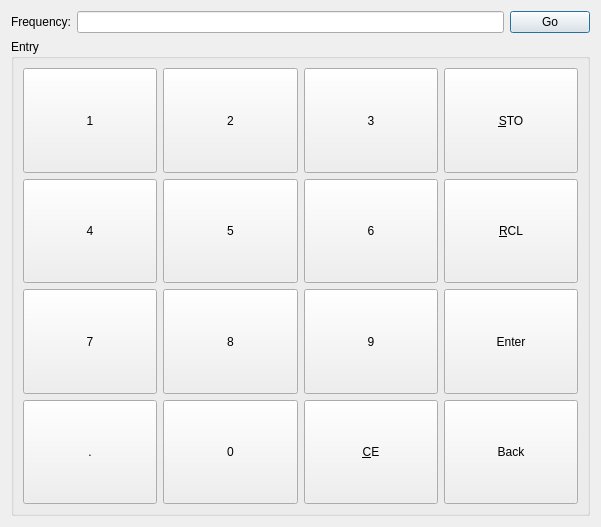
<?xml version="1.0" encoding="UTF-8"?>
<ui version="4.0">
 <class>frequencyinputwidget</class>
 <widget class="QWidget" name="frequencyinputwidget">
  <property name="geometry">
   <rect>
    <x>0</x>
    <y>0</y>
    <width>601</width>
    <height>527</height>
   </rect>
  </property>
  <property name="windowTitle">
   <string>Form</string>
  </property>
  <layout class="QVBoxLayout" name="verticalLayout">
   <item>
    <layout class="QHBoxLayout" name="horizontalLayout_3">
     <item>
      <widget class="QLabel" name="label_8">
       <property name="text">
        <string>Frequency:</string>
       </property>
      </widget>
     </item>
     <item>
      <widget class="QLineEdit" name="freqMhzLineEdit">
      </widget>
     </item>
     <item>
      <widget class="QPushButton" name="goFreqBtn">
       <property name="text">
        <string>Go</string>
       </property>
       <property name="shortcut">
        <string>Return</string>
       </property>
       <property name="default">
        <bool>true</bool>
       </property>
      </widget>
     </item>
    </layout>
   </item>
   <item>
    <widget class="QGroupBox" name="groupBox_2">
     <property name="title">
      <string>Entry</string>
     </property>
     <layout class="QGridLayout" name="gridLayout_3">
      <item row="1" column="1">
       <widget class="QPushButton" name="f5btn">
        <property name="sizePolicy">
         <sizepolicy hsizetype="Minimum" vsizetype="MinimumExpanding">
          <horstretch>0</horstretch>
          <verstretch>0</verstretch>
         </sizepolicy>
        </property>
        <property name="minimumSize">
         <size>
          <width>30</width>
          <height>30</height>
         </size>
        </property>
        <property name="text">
         <string>5</string>
        </property>
        <property name="shortcut">
         <string>5</string>
        </property>
       </widget>
      </item>
      <item row="1" column="3">
       <widget class="QPushButton" name="fRclBtn">
        <property name="sizePolicy">
         <sizepolicy hsizetype="Minimum" vsizetype="MinimumExpanding">
          <horstretch>0</horstretch>
          <verstretch>0</verstretch>
         </sizepolicy>
        </property>
        <property name="minimumSize">
         <size>
          <width>0</width>
          <height>30</height>
         </size>
        </property>
        <property name="toolTip">
         <string>&lt;html&gt;&lt;head/&gt;&lt;body&gt;&lt;p&gt;To recall a preset memory:&lt;/p&gt;&lt;p&gt;1. Type in the preset number (0 through 99)&lt;/p&gt;&lt;p&gt;2. Press RCL (or use hotkey &amp;quot;R&amp;quot;)&lt;/p&gt;&lt;/body&gt;&lt;/html&gt;</string>
        </property>
        <property name="text">
         <string>&amp;RCL</string>
        </property>
        <property name="shortcut">
         <string>R</string>
        </property>
       </widget>
      </item>
      <item row="1" column="2">
       <widget class="QPushButton" name="f6btn">
        <property name="sizePolicy">
         <sizepolicy hsizetype="Minimum" vsizetype="MinimumExpanding">
          <horstretch>0</horstretch>
          <verstretch>0</verstretch>
         </sizepolicy>
        </property>
        <property name="minimumSize">
         <size>
          <width>30</width>
          <height>30</height>
         </size>
        </property>
        <property name="text">
         <string>6</string>
        </property>
        <property name="shortcut">
         <string>6</string>
        </property>
       </widget>
      </item>
      <item row="0" column="2">
       <widget class="QPushButton" name="f3btn">
        <property name="sizePolicy">
         <sizepolicy hsizetype="Minimum" vsizetype="MinimumExpanding">
          <horstretch>0</horstretch>
          <verstretch>0</verstretch>
         </sizepolicy>
        </property>
        <property name="minimumSize">
         <size>
          <width>30</width>
          <height>30</height>
         </size>
        </property>
        <property name="text">
         <string>3</string>
        </property>
        <property name="shortcut">
         <string>3</string>
        </property>
        <property name="flat">
         <bool>false</bool>
        </property>
       </widget>
      </item>
      <item row="3" column="2">
       <widget class="QPushButton" name="fCEbtn">
        <property name="sizePolicy">
         <sizepolicy hsizetype="Minimum" vsizetype="MinimumExpanding">
          <horstretch>0</horstretch>
          <verstretch>0</verstretch>
         </sizepolicy>
        </property>
        <property name="minimumSize">
         <size>
          <width>30</width>
          <height>30</height>
         </size>
        </property>
        <property name="text">
         <string>&amp;CE</string>
        </property>
        <property name="shortcut">
         <string>C</string>
        </property>
       </widget>
      </item>
      <item row="1" column="0">
       <widget class="QPushButton" name="f4btn">
        <property name="sizePolicy">
         <sizepolicy hsizetype="Minimum" vsizetype="MinimumExpanding">
          <horstretch>0</horstretch>
          <verstretch>0</verstretch>
         </sizepolicy>
        </property>
        <property name="minimumSize">
         <size>
          <width>30</width>
          <height>30</height>
         </size>
        </property>
        <property name="text">
         <string>4</string>
        </property>
        <property name="shortcut">
         <string>4</string>
        </property>
       </widget>
      </item>
      <item row="0" column="3">
       <widget class="QPushButton" name="fStoBtn">
        <property name="sizePolicy">
         <sizepolicy hsizetype="Minimum" vsizetype="MinimumExpanding">
          <horstretch>0</horstretch>
          <verstretch>0</verstretch>
         </sizepolicy>
        </property>
        <property name="minimumSize">
         <size>
          <width>0</width>
          <height>30</height>
         </size>
        </property>
        <property name="toolTip">
         <string>&lt;html&gt;&lt;head/&gt;&lt;body&gt;&lt;p&gt;To store a preset:&lt;/p&gt;&lt;p&gt;1. Set the desired frequency and mode per normal methods&lt;/p&gt;&lt;p&gt;2. Type the index to to store to (0 through 99)&lt;/p&gt;&lt;p&gt;3. Press STO (or use hotkey &amp;quot;S&amp;quot;)&lt;/p&gt;&lt;/body&gt;&lt;/html&gt;</string>
        </property>
        <property name="text">
         <string>&amp;STO</string>
        </property>
        <property name="shortcut">
         <string>S</string>
        </property>
       </widget>
      </item>
      <item row="2" column="2">
       <widget class="QPushButton" name="f9btn">
        <property name="sizePolicy">
         <sizepolicy hsizetype="Minimum" vsizetype="MinimumExpanding">
          <horstretch>0</horstretch>
          <verstretch>0</verstretch>
         </sizepolicy>
        </property>
        <property name="minimumSize">
         <size>
          <width>30</width>
          <height>30</height>
         </size>
        </property>
        <property name="text">
         <string>9</string>
        </property>
        <property name="shortcut">
         <string>9</string>
        </property>
       </widget>
      </item>
      <item row="3" column="3">
       <widget class="QPushButton" name="fBackbtn">
        <property name="sizePolicy">
         <sizepolicy hsizetype="Minimum" vsizetype="MinimumExpanding">
          <horstretch>0</horstretch>
          <verstretch>0</verstretch>
         </sizepolicy>
        </property>
        <property name="minimumSize">
         <size>
          <width>0</width>
          <height>30</height>
         </size>
        </property>
        <property name="text">
         <string>Back</string>
        </property>
        <property name="shortcut">
         <string>Backspace</string>
        </property>
       </widget>
      </item>
      <item row="2" column="3">
       <widget class="QPushButton" name="fEnterBtn">
        <property name="sizePolicy">
         <sizepolicy hsizetype="Minimum" vsizetype="MinimumExpanding">
          <horstretch>0</horstretch>
          <verstretch>0</verstretch>
         </sizepolicy>
        </property>
        <property name="minimumSize">
         <size>
          <width>0</width>
          <height>30</height>
         </size>
        </property>
        <property name="text">
         <string>Enter</string>
        </property>
        <property name="shortcut">
         <string>Enter</string>
        </property>
       </widget>
      </item>
      <item row="3" column="1">
       <widget class="QPushButton" name="f0btn">
        <property name="sizePolicy">
         <sizepolicy hsizetype="Minimum" vsizetype="MinimumExpanding">
          <horstretch>0</horstretch>
          <verstretch>0</verstretch>
         </sizepolicy>
        </property>
        <property name="minimumSize">
         <size>
          <width>30</width>
          <height>30</height>
         </size>
        </property>
        <property name="text">
         <string>0</string>
        </property>
        <property name="shortcut">
         <string>0</string>
        </property>
       </widget>
      </item>
      <item row="3" column="0">
       <widget class="QPushButton" name="fDotbtn">
        <property name="sizePolicy">
         <sizepolicy hsizetype="Minimum" vsizetype="MinimumExpanding">
          <horstretch>0</horstretch>
          <verstretch>0</verstretch>
         </sizepolicy>
        </property>
        <property name="minimumSize">
         <size>
          <width>30</width>
          <height>30</height>
         </size>
        </property>
        <property name="text">
         <string>.</string>
        </property>
        <property name="shortcut">
         <string>.</string>
        </property>
       </widget>
      </item>
      <item row="0" column="0">
       <widget class="QPushButton" name="f1btn">
        <property name="sizePolicy">
         <sizepolicy hsizetype="Minimum" vsizetype="MinimumExpanding">
          <horstretch>0</horstretch>
          <verstretch>0</verstretch>
         </sizepolicy>
        </property>
        <property name="minimumSize">
         <size>
          <width>30</width>
          <height>30</height>
         </size>
        </property>
        <property name="text">
         <string>1</string>
        </property>
        <property name="shortcut">
         <string>1</string>
        </property>
       </widget>
      </item>
      <item row="0" column="1">
       <widget class="QPushButton" name="f2btn">
        <property name="sizePolicy">
         <sizepolicy hsizetype="Minimum" vsizetype="MinimumExpanding">
          <horstretch>0</horstretch>
          <verstretch>0</verstretch>
         </sizepolicy>
        </property>
        <property name="minimumSize">
         <size>
          <width>30</width>
          <height>30</height>
         </size>
        </property>
        <property name="text">
         <string>2</string>
        </property>
        <property name="shortcut">
         <string>2</string>
        </property>
       </widget>
      </item>
      <item row="2" column="0">
       <widget class="QPushButton" name="f7btn">
        <property name="sizePolicy">
         <sizepolicy hsizetype="Minimum" vsizetype="MinimumExpanding">
          <horstretch>0</horstretch>
          <verstretch>0</verstretch>
         </sizepolicy>
        </property>
        <property name="minimumSize">
         <size>
          <width>30</width>
          <height>30</height>
         </size>
        </property>
        <property name="text">
         <string>7</string>
        </property>
        <property name="shortcut">
         <string>7</string>
        </property>
       </widget>
      </item>
      <item row="2" column="1">
       <widget class="QPushButton" name="f8btn">
        <property name="sizePolicy">
         <sizepolicy hsizetype="Minimum" vsizetype="MinimumExpanding">
          <horstretch>0</horstretch>
          <verstretch>0</verstretch>
         </sizepolicy>
        </property>
        <property name="minimumSize">
         <size>
          <width>30</width>
          <height>30</height>
         </size>
        </property>
        <property name="text">
         <string>8</string>
        </property>
        <property name="shortcut">
         <string>8</string>
        </property>
       </widget>
      </item>
     </layout>
    </widget>
   </item>
  </layout>
 </widget>
 <resources/>
 <connections/>
</ui>
